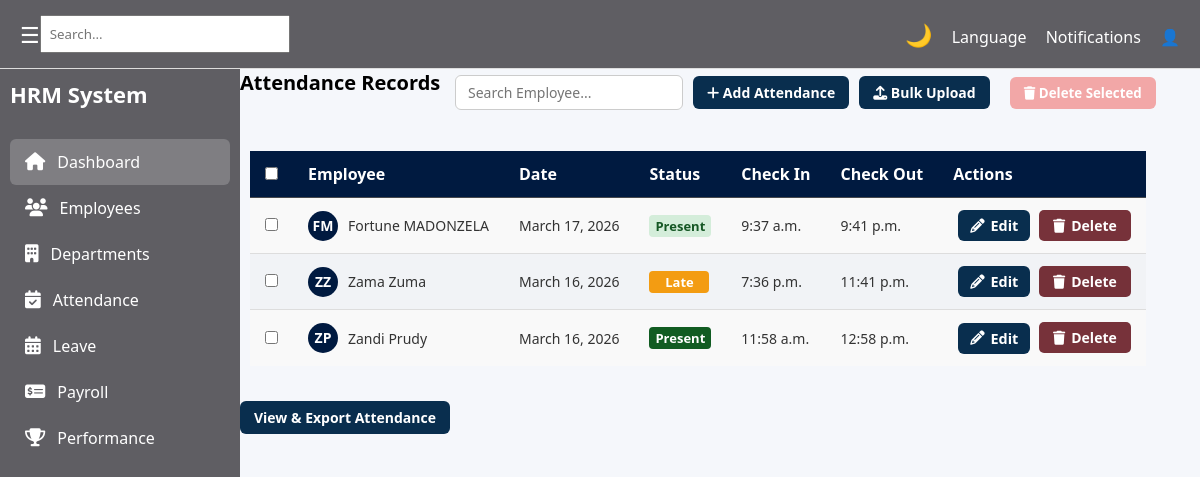
/hr/attendance/, run on an earlier commit of the app's database.
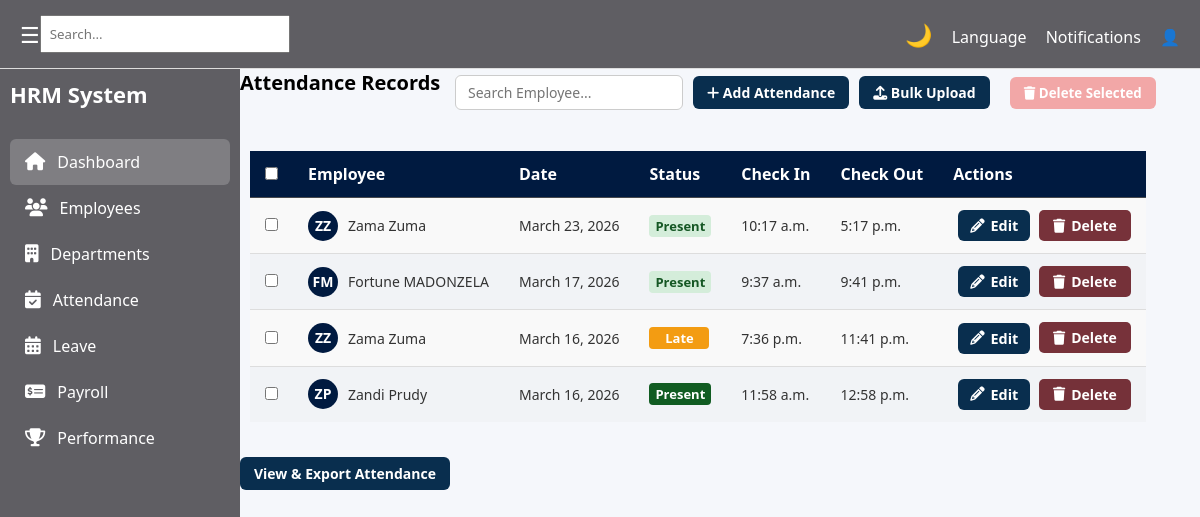
And on a later commit of the database.
### hr/models.py (models this page shows, shortened)
class Attendance(models.Model):
    employee = models.ForeignKey('employee.Employee', on_delete=models.CASCADE)
    date = models.DateField()
    status = models.CharField(max_length=20)

class Employee(models.Model):
    user = models.OneToOneField(User, on_delete=models.CASCADE)
    department = models.ForeignKey(Department, on_delete=models.CASCADE)
    first_name = models.CharField(max_length=50)
    last_name = models.CharField(max_length=50)
    email = models.EmailField(unique=True)
    role = models.ForeignKey(Role, on_delete=models.CASCADE)
    date_joined = models.DateField(auto_now_add=True)
    profile_picture = models.ImageField(upload_to='employee_profiles/', blank=True, null=True) #media/employee_profiles/
    contract_copy = models.FileField(upload_to='employee_contracts/', blank=True, null=True) #media/employee_contracts/

### hr/views.py (the view)
# urls.py: path('attendance/', Attendance_View.as_view(), name='attendance'),
class Attendance_View(View):
    def get(self, request):
        template = loader.get_template('hr/pages/attendance.html')
        today = timezone.now().date()
        recent_attendances = Attendance.objects.select_related(
            'employee__department'
        ).prefetch_related(
            'employee'
        ).filter(
            employee__isnull=False
        ).order_by('-date', '-created_at')[:50]
        total_employees = Employee.objects.count()
        present_today = Attendance.objects.filter(date=today, status='present').count()
        late_today = Attendance.objects.filter(date=today, status='late').count()
        absent_today = Attendance.objects.filter(date=today, status='absent').count()
        stats = {
            'present': present_today,
            'late': late_today,
            'absent': absent_today,
            'total': total_employees
        }
        context = {
            'recent_attendances': recent_attendances,
            'stats': stats,
            'today': today,
        }
        return HttpResponse(template.render(context, request))

### hr/templates/hr/pages/attendance.html (shortened to what this page needs)
{% extends 'hr/base/base.html' %}
{% load static %}
{% block content %}
<link rel="stylesheet" href="{% static 'hr/css/attendance.css' %}">
<link rel="stylesheet" href="https://cdnjs.cloudflare.com/ajax/libs/font-awesome/6.5.0/css/all.min.css" />
<div class="attendance-header">
    <div class="attendance-title">
        <h3>Attendance Records</h3>
    </div>
    <div class="attendance-controls">
        <input type="text" id="search-input" placeholder="Search Employee..." class="search-input">
        <a href="{% url 'attendance_create' %}" class="btn-add-attendance">
            <i class="fas fa-plus"></i> Add Attendance
        </a>
        <a href="{% url 'bulk_upload_attendance' %}" class="btn-bulk-upload">
            <i class="fas fa-upload"></i> Bulk Upload
        </a>
        <button id="delete-selected-btn" class="btn-delete-selected" disabled>
            <i class="fas fa-trash"></i> Delete Selected
        </button>
    </div>
</div>
{% if recent_attendances %}
<form method="POST" id="bulk-delete-form" action="{% url 'attendance_bulk_delete' %}">
    <table class="attendance-table">
        <thead>
            <tr>
                <th><input type="checkbox" id="select-all"></th>
                <th>Employee</th>
                <th>Date</th>
                <th>Status</th>
                <th>Check In</th>
                <th>Check Out</th>
                <th>Actions</th>
            </tr>
        </thead>
        <tbody>
            {% for attendance in recent_attendances %}
            <tr>
                <td><input type="checkbox" class="select-record" name="selected_attendances" value="{{ attendance.id }}"></td>
                <td>
                    <div class="employee-info">
                        <div class="employee-avatar">{{ attendance.employee.first_name|slice:":1" }}{{ attendance.employee.last_name|slice:":1" }}</div>
                        <span class="employee-name">{{ attendance.employee.first_name }} {{ attendance.employee.last_name }}</span>
                    </div>
                </td>
                <td>{{ attendance.date }}</td>
                <td><span class="status {{ attendance.status }}">{{ attendance.status|title }}</span></td>
                <td>{{ attendance.check_in_time|default:"--:--" }}</td>
                <td>{{ attendance.check_out_time|default:"--:--" }}</td>
                <td class="actions">
                    <a href="{% url 'attendance_edit' attendance.id %}" class="btn-edit"><i class="fas fa-pencil-alt"></i> Edit</a>
                    <a href="{% url 'attendance_delete' attendance.id %}" class="btn-delete"><i class="fas fa-trash"></i> Delete</a>
                </td>
            </tr>
            {% endfor %}
        </tbody>
    </table>
</form>
<div class="attendance-footer">
    <a href="{% url 'attendance_report' %}" class="btn-add-attendance">
        View & Export Attendance
    </a>
</div>
{% else %}
<div class="no-data">
    <i class="fas fa-calendar-times"></i>
    <p>No attendance records found</p>
</div>
{% endif %}
{% endblock %}

What changed in the data, as far as the page shows it:
added Attendance: employee.first_name "Z", employee.last_name "Z", employee.first_name "Zama", employee.last_name "Zuma", date "March 23, 2026", status "Present", check_in_time "10:17 a.m.", check_out_time "5:17 p.m."
